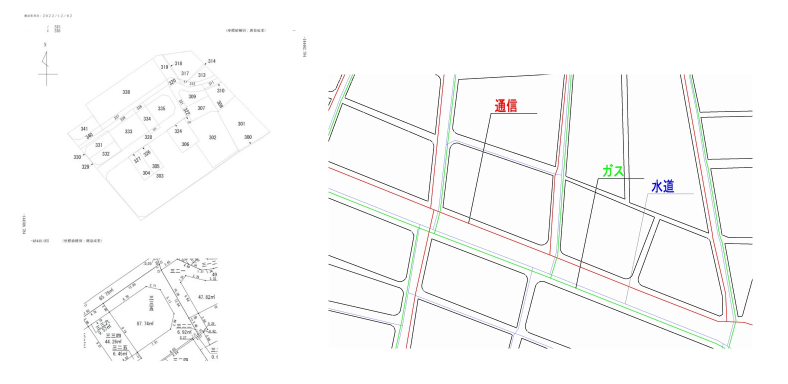
#> input picture map_coord_detect/test_data/input/test_2.jpg, 1576 x 768 px (shown at 1/2 size)
$ jupyter execute optimized_automatic_noise_detection_and_removal_program.ipynb
#> lines starting #> are read from the running program, lines starting #| are printed output that depends on the picture; after the words box and inside, x2 and y2 are one past the last pixel; in counts of white or black regions, pixels touching at a corner belong together
[cell 1]
import cv2
import numpy as np

def auto_remove_noise(image_path, output_path):
    """
    画像からノイズ（テキストや記号）を自動検出し除去するプログラム
    テキストの特徴のみに基づいて判定を行い、位置による判定は行わない

    Args:
        image_path (str): 入力画像のファイルパス
        output_path (str): 出力画像の保存先パス

    Returns:
        numpy.ndarray: ノイズが除去された画像
    """
#> called with image_path = '../test_data/input/test_2.jpg', output_path = '../test_data/input/test_3.jpg'
    # 画像の読み込み
    image = cv2.imread(image_path)
#> image is the input picture: shape (768, 1576, 3); mean B, G, R 249.1, 249.5, 249.4
    height, width = image.shape[:2]
#> height = 768; width = 1576

    # グレースケールに変換
    gray = cv2.cvtColor(image, cv2.COLOR_BGR2GRAY)

    # 3段階の二値化処理で異なる濃さのテキストに対応
    # THRESH_BINARY_INV: 背景が黒(0)、テキストが白(255)となる
    _, binary1 = cv2.threshold(gray, 245, 255, cv2.THRESH_BINARY_INV)  # 濃いテキスト用
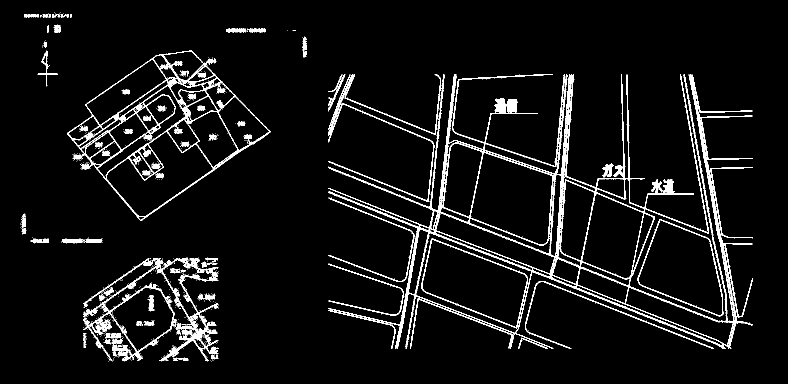
#> binary1: shape (768, 1576) (shown at 1/2 size); 6% white in thin lines or dots, all inside (x1, y1, x2, y2) = (40, 25, 1505, 723)
    _, binary2 = cv2.threshold(gray, 240, 255, cv2.THRESH_BINARY_INV)  # 中間の濃さのテキスト用
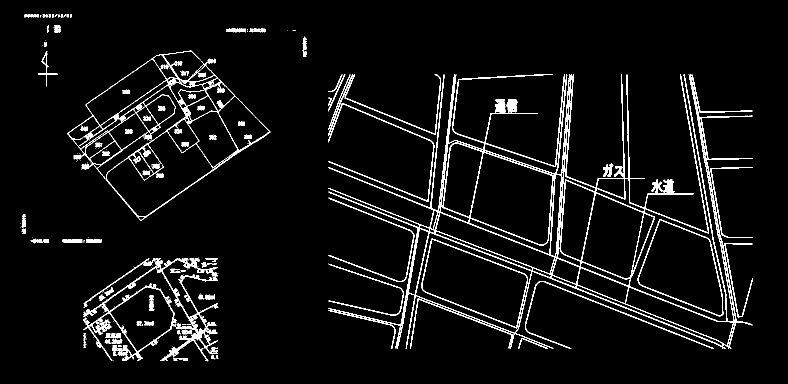
#> binary2: shape (768, 1576) (shown at 1/2 size); 5.2% white in thin lines or dots, all inside (x1, y1, x2, y2) = (41, 28, 1505, 723)
    _, binary3 = cv2.threshold(gray, 250, 255, cv2.THRESH_BINARY_INV)  # 薄いテキスト用
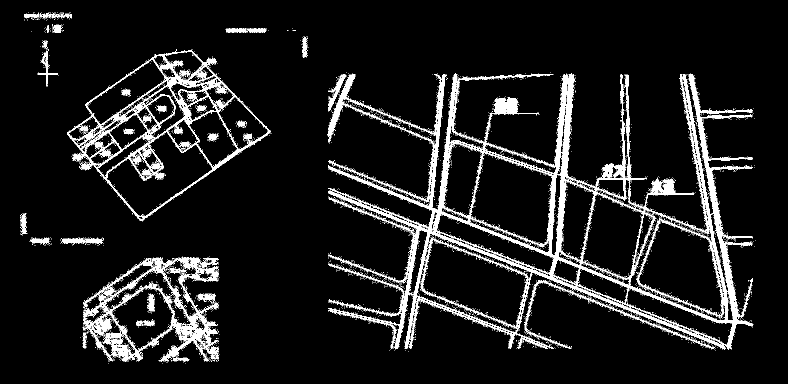
#> binary3: shape (768, 1576) (shown at 1/2 size); 8.6% white; 5803 white regions (5758 under 20 px), largest, box (x1, y1, x2, y2) and area: (655, 147, 1507, 699) 57380, (134, 101, 542, 443) 15371, (165, 513, 438, 724) 13561

    # 3つの二値化結果をビットごとのORで結合
    # これにより、どの閾値でも検出されたテキストを全て含める
    binary = cv2.bitwise_or(cv2.bitwise_or(binary1, binary2), binary3)

    # 連結成分のラベリング処理
    # num_labels: ラベルの総数
    # labels: 各ピクセルのラベル番号を持つ配列
    # stats: 各ラベル領域の統計情報（左上座標、幅、高さ、面積）
    # centroids: 各ラベル領域の重心座標
    num_labels, labels, stats, centroids = cv2.connectedComponentsWithStats(binary)
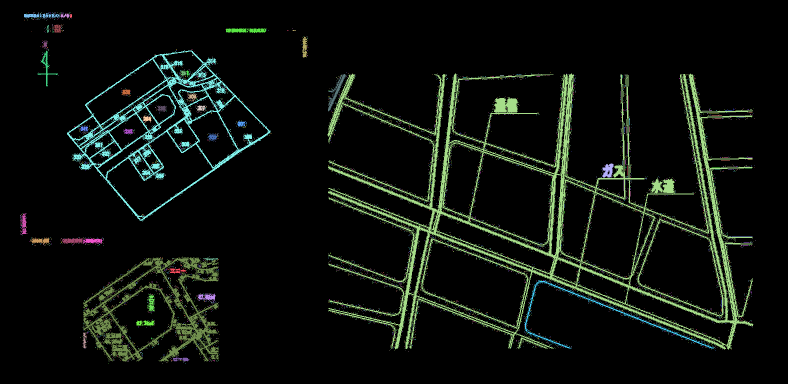
#> labels: shape (768, 1576) int32 (shown at 1/2 size); 5804 distinct labels, from 0 to 5803; one colour per label, 0 black
#> num_labels = 5804; centroids = 5804 pairs, first value 40 to 1510, second value 25 to 726

    # テキスト領域を記録するためのマスク画像を作成
    text_mask = np.zeros_like(gray)

    # 異なるサイズのテキスト領域に対するパラメータを定義
    text_regions = {
        'small': {  # 小さいテキスト（例：注釈、記号など）
            'min_area': 5,      # 最小面積（ピクセル）
            'max_area': 200,    # 最大面積（ピクセル）
            'min_ratio': 0.1,   # 最小縦横比（height/width）
            'max_ratio': 10     # 最大縦横比（height/width）
        },
        'medium': {  # 中サイズのテキスト（例：通常の文字）
            'min_area': 200,    # 最小面積（ピクセル）
            'max_area': 1000,   # 最大面積（ピクセル）
            'min_ratio': 0.1,   # 最小縦横比（height/width）
            'max_ratio': 10     # 最大縦横比（height/width）
        },
        'large': {  # 大きいテキスト（例：見出し、タイトルなど）
            'min_area': 1000,   # 最小面積（ピクセル）
            'max_area': 3000,   # 最大面積（ピクセル）
            'min_ratio': 0.05,  # 最小縦横比（height/width）
            'max_ratio': 20     # 最大縦横比（height/width）
        }
    }

    def is_text_like(w, h, area, region_type):
        """
        連結成分がテキストらしい特徴を持っているかを判定する

        Args:
            w (int): 領域の幅
            h (int): 領域の高さ
            area (int): 領域の面積
            region_type (str): テキスト領域のタイプ（'small', 'medium', 'large'）

        Returns:
            bool: テキストらしい特徴を持っている場合はTrue
        """
        params = text_regions[region_type]
        # 縦横比を計算（幅が0の場合は0とする）
        aspect_ratio = h / w if w > 0 else 0
        # 面積と縦横比が指定された範囲内かをチェック
        return (params['min_area'] < area < params['max_area'] and
                params['min_ratio'] < aspect_ratio < params['max_ratio'])

    # 各連結成分を処理
    for i in range(1, num_labels):  # 0はbackgroundなのでスキップ
        # 連結成分の統計情報を取得
        x = stats[i, cv2.CC_STAT_LEFT]      # 左端のx座標
        y = stats[i, cv2.CC_STAT_TOP]       # 上端のy座標
        w = stats[i, cv2.CC_STAT_WIDTH]     # 幅
        h = stats[i, cv2.CC_STAT_HEIGHT]    # 高さ
        area = stats[i, cv2.CC_STAT_AREA]   # 面積

        # 連結成分が任意のテキストカテゴリの条件を満たすかチェック
        is_noise = False
        for region_type in text_regions:
            if is_text_like(w, h, area, region_type):
                is_noise = True
                break

        # テキストと判定された場合、マスクに追加
        if is_noise:
            text_mask[labels == i] = 255
#> this loop made 5803 passes
#> (x, y, w, h, area) on passes 8, 23, 27: (48, 25, 71, 12, 395), (120, 27, 19, 9, 95), (140, 28, 4, 8, 26)
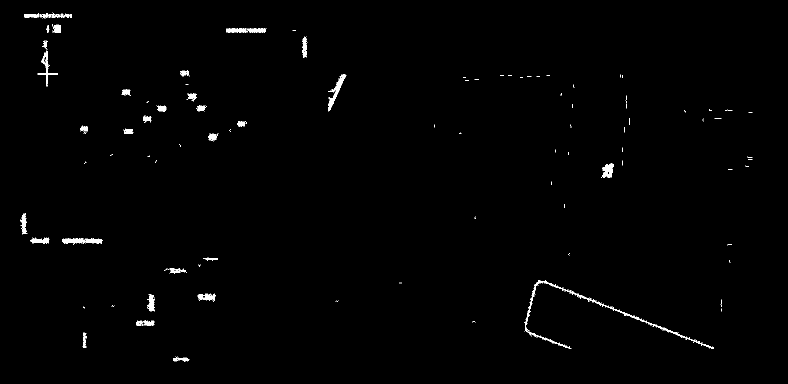
#> text_mask: shape (768, 1576) (shown at 1/2 size); 0.76% white; 99 white regions (65 under 20 px), largest, box (x1, y1, x2, y2) and area: (1049, 560, 1428, 697) 1651, (656, 148, 693, 223) 579, (452, 57, 533, 66) 551

    # マスクの膨張処理
    # テキスト領域を少し広げることで、文字の周辺部分も確実に消去する
    kernel = np.ones((5,5), np.uint8)
    text_mask = cv2.dilate(text_mask, kernel, iterations=2)
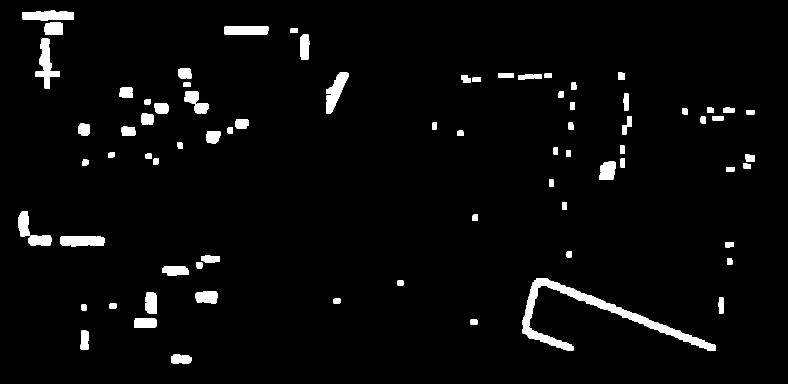
#> text_mask: shape (768, 1576) (shown at 1/2 size); 3.3% white; 78 white regions, largest, box (x1, y1, x2, y2) and area: (1045, 556, 1432, 701) 8535, (71, 77, 120, 178) 1964, (652, 144, 697, 227) 1779

    # 出力画像の作成
    output = image.copy()
    # マスクされた領域を白で塗りつぶし
    output[text_mask == 255] = [255, 255, 255]
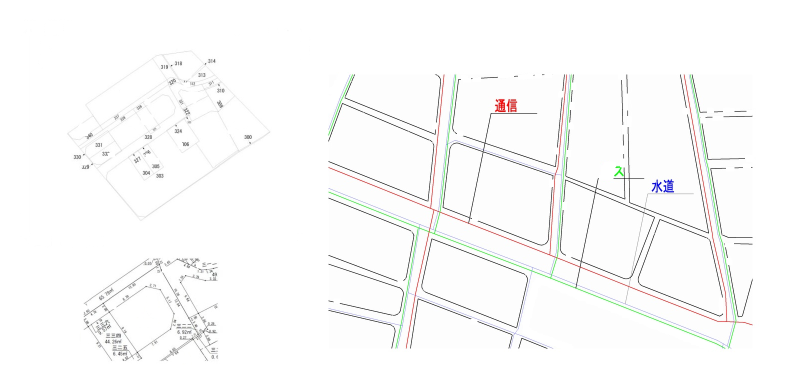
#> output: shape (768, 1576, 3) (shown at 1/2 size); 2.56% of pixels changed, all inside (x1, y1, x2, y2) = (40, 24, 1509, 727)

    # 処理結果を保存
    cv2.imwrite(output_path, output)

    return output

def main():
    # プログラムのエントリーポイント
    input_path = '../test_data/input/test_2.jpg'
    output_path = "../test_data/input/test_3.jpg"  # 出力画像の保存先パス

    try:
        processed_image = auto_remove_noise(input_path, output_path)
        print(f"Successfully processed image and saved to {output_path}")
    except Exception as e:
        print(f"An error occurred: {str(e)}")

if __name__ == "__main__":
    main()

$ run again, with map_coord_detect/test_data/input/test_4.jpg copied over map_coord_detect/test_data/input/test_2.jpg
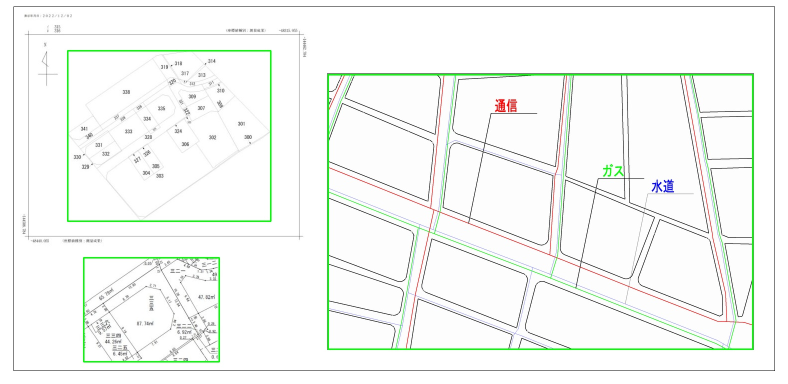
#> input picture map_coord_detect/test_data/input/test_4.jpg, 1576 x 768 px (shown at 1/2 size)
#> in auto_remove_noise, image is the input picture: shape (768, 1576, 3); mean B, G, R 244.4, 247.8, 244.7
#> binary1: shape (768, 1576); 8.9% white; 747 white regions (674 under 20 px), largest, box (x1, y1, x2, y2) and area: (654, 146, 1508, 701) 54609, (133, 99, 544, 445) 18069, (165, 513, 441, 727) 14707
#> binary2: shape (768, 1576); 8% white; 223 white regions (134 under 20 px), largest, box (x1, y1, x2, y2) and area: (654, 146, 1508, 701) 50036, (133, 99, 544, 445) 15305, (165, 513, 441, 726) 12964
#> binary3: shape (768, 1576); 11.8% white; 5603 white regions (5561 under 20 px), largest, box (x1, y1, x2, y2) and area: (653, 145, 1509, 702) 76504, (133, 99, 545, 445) 24205, (165, 513, 441, 727) 19035
#> in auto_remove_noise, `num_labels, labels, stats, centroids = cv2.connectedComponentsWithStat..`:
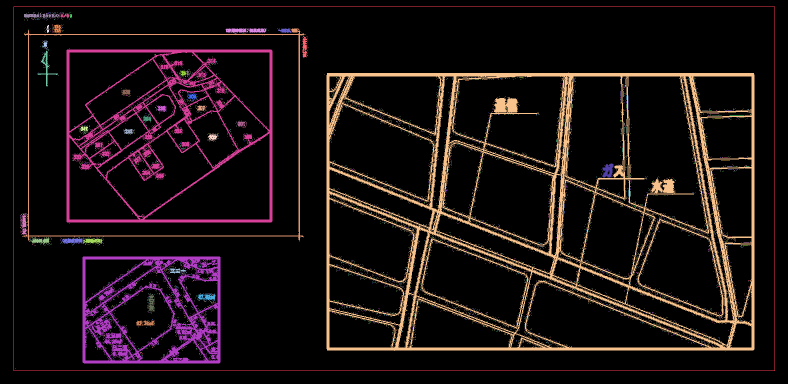
#> labels: shape (768, 1576) int32 (shown at 1/2 size); 5604 distinct labels, from 0 to 5603; one colour per label, 0 black
#> num_labels = 5604; centroids = 5604 pairs, first value 30 to 1501, second value 25 to 737
#> the loop in auto_remove_noise, `for i in range(1, num_labels):` made 5603 passes
#> (x, y, w, h, area) on passes 1, 9, 24: (27, 13, 1523, 729, 4500), (48, 25, 71, 12, 395), (120, 27, 19, 9, 95)
#> in auto_remove_noise, `output[text_mask == 255] = [255, 255, 255]`:
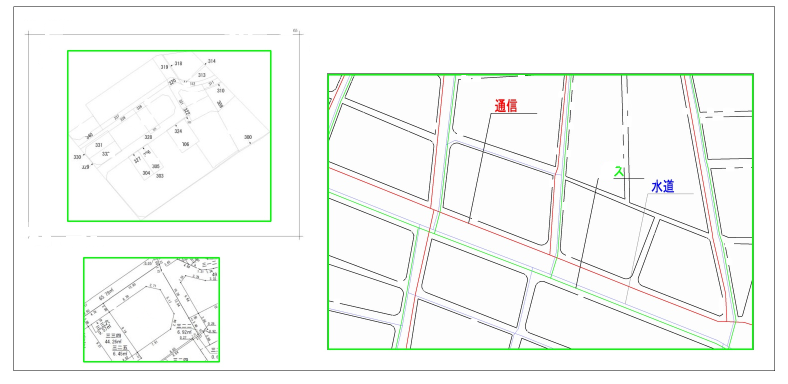
#> output: shape (768, 1576, 3) (shown at 1/2 size); 1.7% of pixels changed, all inside (x1, y1, x2, y2) = (40, 24, 1502, 655)
